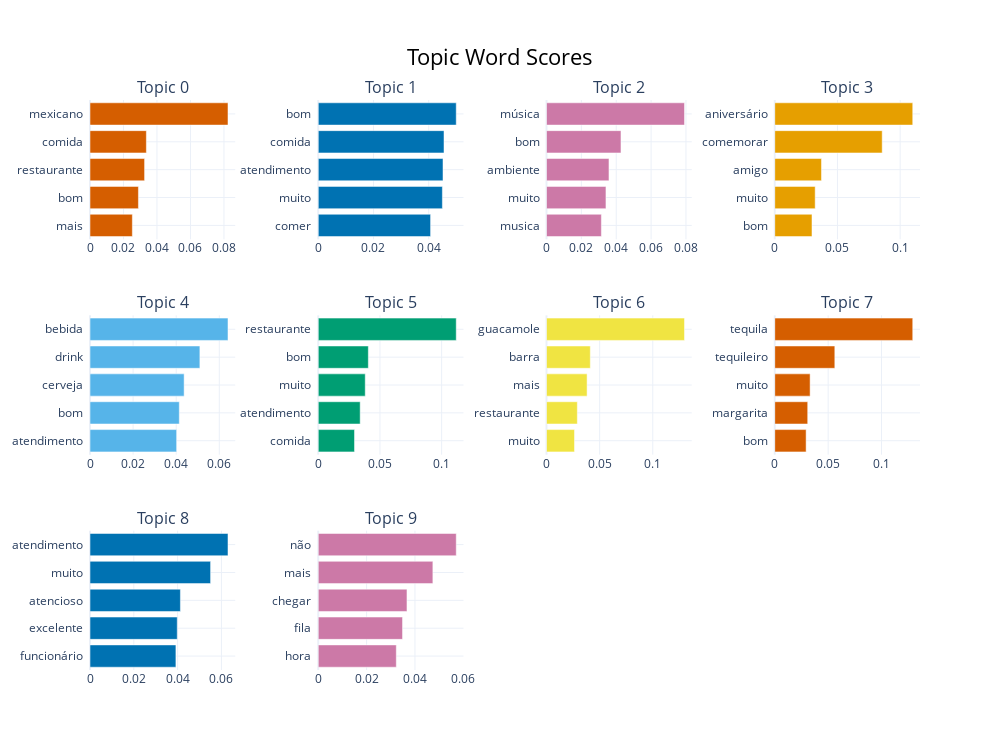

The code cell stored with this chart in its notebook:
### Markdown cell above
#### Visualização dos tópicos

### Code cell
topic_model.visualize_barchart(top_n_topics=10)

### Figure 1 — Plotly figure (JSON) as saved in the notebook; plotly's stock layout.template omitted (floating-point values rounded to 4 significant figures)
{"data": [{"marker": {"color": "#D55E00"}, "orientation": "h", "type": "bar", "x": [0.0253, 0.02892, 0.0326, 0.03366, 0.08241], "xaxis": "x", "y": ["mais  ", "bom  ", "restaurante  ", "comida  ", "mexicano  "], "yaxis": "y"}, {"marker": {"color": "#0072B2"}, "orientation": "h", "type": "bar", "x": [0.04067, 0.04494, 0.04516, 0.04553, 0.04996], "xaxis": "x2", "y": ["comer  ", "muito  ", "atendimento  ", "comida  ", "bom  "], "yaxis": "y2"}, {"marker": {"color": "#CC79A7"}, "orientation": "h", "type": "bar", "x": [0.03149, 0.03411, 0.03584, 0.04273, 0.07917], "xaxis": "x3", "y": ["musica  ", "muito  ", "ambiente  ", "bom  ", "música  "], "yaxis": "y3"}, {"marker": {"color": "#E69F00"}, "orientation": "h", "type": "bar", "x": [0.0297, 0.03225, 0.03727, 0.0857, 0.1101], "xaxis": "x4", "y": ["bom  ", "muito  ", "amigo  ", "comemorar  ", "aniversário  "], "yaxis": "y4"}, {"marker": {"color": "#56B4E9"}, "orientation": "h", "type": "bar", "x": [0.0402, 0.04143, 0.04368, 0.05099, 0.06403], "xaxis": "x5", "y": ["atendimento  ", "bom  ", "cerveja  ", "drink  ", "bebida  "], "yaxis": "y5"}, {"marker": {"color": "#009E73"}, "orientation": "h", "type": "bar", "x": [0.02938, 0.03398, 0.03808, 0.04058, 0.1118], "xaxis": "x6", "y": ["comida  ", "atendimento  ", "muito  ", "bom  ", "restaurante  "], "yaxis": "y6"}, {"marker": {"color": "#F0E442"}, "orientation": "h", "type": "bar", "x": [0.02633, 0.029, 0.03819, 0.04122, 0.1298], "xaxis": "x7", "y": ["muito  ", "restaurante  ", "mais  ", "barra  ", "guacamole  "], "yaxis": "y7"}, {"marker": {"color": "#D55E00"}, "orientation": "h", "type": "bar", "x": [0.02938, 0.03088, 0.03312, 0.05627, 0.1293], "xaxis": "x8", "y": ["bom  ", "margarita  ", "muito  ", "tequileiro  ", "tequila  "], "yaxis": "y8"}, {"marker": {"color": "#0072B2"}, "orientation": "h", "type": "bar", "x": [0.03922, 0.03983, 0.04127, 0.05506, 0.063], "xaxis": "x9", "y": ["funcionário  ", "excelente  ", "atencioso  ", "muito  ", "atendimento  "], "yaxis": "y9"}, {"marker": {"color": "#CC79A7"}, "orientation": "h", "type": "bar", "x": [0.03229, 0.03486, 0.0367, 0.04742, 0.05708], "xaxis": "x10", "y": ["hora  ", "fila  ", "chegar  ", "mais  ", "não  "], "yaxis": "y10"}], "layout": {"annotations": [{"font": {"size": 16}, "showarrow": false, "text": "Topic 0", "x": 0.0875, "xanchor": "center", "xref": "paper", "y": 1, "yanchor": "bottom", "yref": "paper"}, {"font": {"size": 16}, "showarrow": false, "text": "Topic 1", "x": 0.3625, "xanchor": "center", "xref": "paper", "y": 1, "yanchor": "bottom", "yref": "paper"}, {"font": {"size": 16}, "showarrow": false, "text": "Topic 2", "x": 0.6375, "xanchor": "center", "xref": "paper", "y": 1, "yanchor": "bottom", "yref": "paper"}, {"font": {"size": 16}, "showarrow": false, "text": "Topic 3", "x": 0.9125, "xanchor": "center", "xref": "paper", "y": 1, "yanchor": "bottom", "yref": "paper"}, {"font": {"size": 16}, "showarrow": false, "text": "Topic 4", "x": 0.0875, "xanchor": "center", "xref": "paper", "y": 0.6222, "yanchor": "bottom", "yref": "paper"}, {"font": {"size": 16}, "showarrow": false, "text": "Topic 5", "x": 0.3625, "xanchor": "center", "xref": "paper", "y": 0.6222, "yanchor": "bottom", "yref": "paper"}, {"font": {"size": 16}, "showarrow": false, "text": "Topic 6", "x": 0.6375, "xanchor": "center", "xref": "paper", "y": 0.6222, "yanchor": "bottom", "yref": "paper"}, {"font": {"size": 16}, "showarrow": false, "text": "Topic 7", "x": 0.9125, "xanchor": "center", "xref": "paper", "y": 0.6222, "yanchor": "bottom", "yref": "paper"}, {"font": {"size": 16}, "showarrow": false, "text": "Topic 8", "x": 0.0875, "xanchor": "center", "xref": "paper", "y": 0.2444, "yanchor": "bottom", "yref": "paper"}, {"font": {"size": 16}, "showarrow": false, "text": "Topic 9", "x": 0.3625, "xanchor": "center", "xref": "paper", "y": 0.2444, "yanchor": "bottom", "yref": "paper"}], "height": 750, "hoverlabel": {"bgcolor": "white", "font": {"family": "Rockwell", "size": 16}}, "showlegend": false, "title": {"font": {"color": "Black", "size": 22}, "text": "Topic Word Scores", "x": 0.5, "xanchor": "center", "yanchor": "top"}, "width": 1000, "xaxis": {"anchor": "y", "domain": [0, 0.175], "showgrid": true}, "xaxis10": {"anchor": "y10", "domain": [0.275, 0.45], "showgrid": true}, "xaxis11": {"anchor": "y11", "domain": [0.55, 0.725], "showgrid": true}, "xaxis12": {"anchor": "y12", "domain": [0.825, 1], "showgrid": true}, "xaxis2": {"anchor": "y2", "domain": [0.275, 0.45], "showgrid": true}, "xaxis3": {"anchor": "y3", "domain": [0.55, 0.725], "showgrid": true}, "xaxis4": {"anchor": "y4", "domain": [0.825, 1], "showgrid": true}, "xaxis5": {"anchor": "y5", "domain": [0, 0.175], "showgrid": true}, "xaxis6": {"anchor": "y6", "domain": [0.275, 0.45], "showgrid": true}, "xaxis7": {"anchor": "y7", "domain": [0.55, 0.725], "showgrid": true}, "xaxis8": {"anchor": "y8", "domain": [0.825, 1], "showgrid": true}, "xaxis9": {"anchor": "y9", "domain": [0, 0.175], "showgrid": true}, "yaxis": {"anchor": "x", "domain": [0.7556, 1], "showgrid": true}, "yaxis10": {"anchor": "x10", "domain": [0, 0.2444], "showgrid": true}, "yaxis11": {"anchor": "x11", "domain": [0, 0.2444], "showgrid": true}, "yaxis12": {"anchor": "x12", "domain": [0, 0.2444], "showgrid": true}, "yaxis2": {"anchor": "x2", "domain": [0.7556, 1], "showgrid": true}, "yaxis3": {"anchor": "x3", "domain": [0.7556, 1], "showgrid": true}, "yaxis4": {"anchor": "x4", "domain": [0.7556, 1], "showgrid": true}, "yaxis5": {"anchor": "x5", "domain": [0.3778, 0.6222], "showgrid": true}, "yaxis6": {"anchor": "x6", "domain": [0.3778, 0.6222], "showgrid": true}, "yaxis7": {"anchor": "x7", "domain": [0.3778, 0.6222], "showgrid": true}, "yaxis8": {"anchor": "x8", "domain": [0.3778, 0.6222], "showgrid": true}, "yaxis9": {"anchor": "x9", "domain": [0, 0.2444], "showgrid": true}}}
